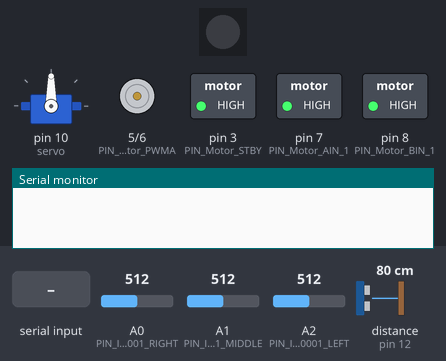
The sketch below on a simulated Arduino Uno, built with avr-gcc and run on an emulated ATmega328P. Shown: servo, 1 RGB LEDs in strip order, left to right, motor-driver pin pairs drawn as motors (green arrow = first pin HIGH = forward, orange = second pin HIGH = backward, longer = more drive, stopped while the standby pin is LOW), switched loads named in the sketch (green lamp = pin HIGH), the last lines printed to the serial monitor. The inputs (shaded band) are chosen by the test bench; at power-on: distance to the obstacle (sensor on pin 12) 80 cm, A0 (PIN_ITR20001_RIGHT) = 512, A1 (PIN_ITR20001_MIDDLE) = 512, A2 (PIN_ITR20001_LEFT) = 512. The echo pulse lasts 58.3 µs per cm; dim RGB values are drawn brighter than linear; pins used as bus, display or sensor lines are not drawn.

Above: at 0.9 s.
1.0 s: "c" received over Serial
At 2.2 s:
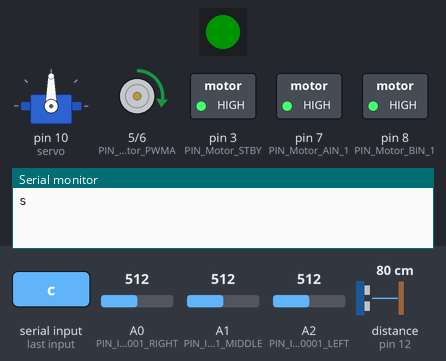
2.5 s: distance to the obstacle (sensor on pin 12) set to 10 cm
4.0 s: distance to the obstacle (sensor on pin 12) set to 7 cm
At 5.1 s:
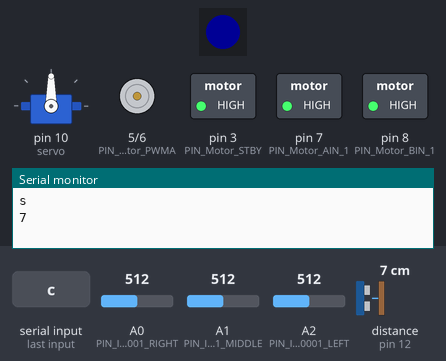
Timing chart, 0 to 7.0 s (numbered marks = the images above; inputs shaded):
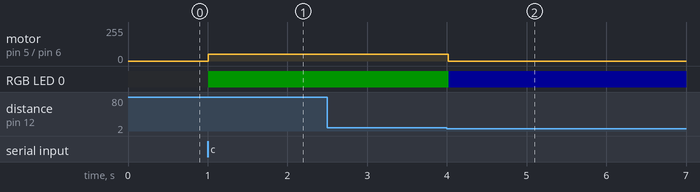

Measured:
- the behaviour switches between 9 and 8 cm on distance to the obstacle (sensor on pin 12) (found by bisection; images 1 and 2)
- after the input at 1.0 s, motor on pin 5 (PIN_Motor_PWMA) / pin 6 (PIN_Motor_PWMB): stopped → forward 50/255 at once; RGB LED 0: off → RGB(0, 20, 0) at once
- after the input at 2.5 s, every drawn part: stays the same
- after the input at 4.0 s, motor on pin 5 (PIN_Motor_PWMA) / pin 6 (PIN_Motor_PWMB): forward 50/255 → stopped at once; RGB LED 0: RGB(0, 20, 0) → RGB(0, 0, 20) at once

The sketch:

sigue_lineas_arduinoUNO.ino
```cpp
#include <Servo.h>
#include "FastLED.h"
#include <Thread.h>
#include <ThreadController.h>

#define TRIG_PIN 13
#define ECHO_PIN 12

#define PIN_RBGLED 4
#define NUM_LEDS 1
CRGB leds[NUM_LEDS];

// Define motor control pins
#define PIN_Motor_AIN_1 7
#define PIN_Motor_PWMA 5
#define PIN_Motor_BIN_1 8
#define PIN_Motor_PWMB 6

// Define infrared sensor pins
#define PIN_ITR20001_LEFT A2
#define PIN_ITR20001_MIDDLE A1
#define PIN_ITR20001_RIGHT A0

// Enable/Disable motor control.
// HIGH: motor control enabled
// LOW: motor control disabled
#define PIN_Motor_STBY 3

// PID constants
#define KP 30  // Proportional gain
#define KD 15  // Derivative gain 0.2


// Servo for controlling the robot
Servo servo;

int leftMotorSpeed = 0;
int rightMotorSpeed = 0;

int prevError = 0;
bool last_turn = true; // true -- right; false -- left

float distance = 100; // save distances measured by ultrasound sensor

ThreadController controller = ThreadController();
Thread distance_thread = Thread();

char previous_char = '\0';
bool linelost = false;

void check_distance() {
  digitalWrite(TRIG_PIN, LOW);
  delayMicroseconds(2);
  digitalWrite(TRIG_PIN, HIGH);
  delayMicroseconds(10);
  digitalWrite(TRIG_PIN, LOW);

  distance = pulseIn(ECHO_PIN, HIGH) / 59.0;
}

// Calculate color for RGB LED
uint32_t Color(uint8_t r, uint8_t g, uint8_t b)
{
  return (((uint32_t)r << 16) | ((uint32_t)g << 8) | b);
}

void send_char(char x){
  if (x != previous_char){
    Serial.println(x);
    previous_char = x;
  }
}

void setup() {
  Serial.begin(9600);

  FastLED.addLeds<NEOPIXEL, PIN_RBGLED>(leds, NUM_LEDS);
  FastLED.setBrightness(20);

  distance_thread.onRun(check_distance);
  distance_thread.setInterval(100);

  controller.add(&distance_thread);

  // Initialize ultrasound pins
  pinMode(TRIG_PIN, OUTPUT);
  pinMode(ECHO_PIN, INPUT);

  // Initialize motor control pins
  pinMode(PIN_Motor_AIN_1, OUTPUT);
  pinMode(PIN_Motor_PWMA, OUTPUT);
  pinMode(PIN_Motor_BIN_1, OUTPUT);
  pinMode(PIN_Motor_PWMB, OUTPUT);

  // Initialize infrared sensor pins
  pinMode(PIN_ITR20001_LEFT, INPUT);
  pinMode(PIN_ITR20001_MIDDLE, INPUT);
  pinMode(PIN_ITR20001_RIGHT, INPUT);

  // Initialize servo
  servo.attach(10);

  // Set motor control pins as outputs
  pinMode(PIN_Motor_STBY, OUTPUT);

  // Enable motor control
  digitalWrite(PIN_Motor_STBY, HIGH);
  digitalWrite(PIN_Motor_AIN_1, HIGH);
  digitalWrite(PIN_Motor_BIN_1, HIGH);

  // Until 'c' is not received, it waits for the message
  while(1) {

    if (Serial.available()) {
      char c = Serial.read();

      // when received, start 'loop' function
      if (c == 'c')  {

        // send 's' to ESP ('starting circuit')
        send_char('s');
        break;
      }
    }
  }
}

void loop() {
  controller.run();

  // if an object is detected, stop motors and show blue LED
  if (distance <=8) {
    FastLED.showColor(Color(0,0,255));
    analogWrite(PIN_Motor_PWMA, 0);
    analogWrite(PIN_Motor_PWMB, 0);
    int round_dis = (distance >= 0.0) ? static_cast<int>(distance + 0.5) : static_cast<int>(distance - 0.5);
    Serial.println(round_dis);
    while(1){
    };
  }
  // Read sensor values
  int leftSensor = analogRead(PIN_ITR20001_LEFT);
  int middleSensor = analogRead(PIN_ITR20001_MIDDLE);
  int rightSensor = analogRead(PIN_ITR20001_RIGHT);

  // if there is no line
  if (middleSensor < 500 && leftSensor < 500 && rightSensor < 500) {
    if (!last_turn) {
      analogWrite(PIN_Motor_PWMA, 200);
      analogWrite(PIN_Motor_PWMB, 30);
    } else {
      analogWrite(PIN_Motor_PWMB, 200);
      analogWrite(PIN_Motor_PWMA, 30);
    }
    FastLED.showColor(Color(255,0,0));
    // send '(l)ost circuit' to ESP
    send_char('l');
    linelost = true;

  // if only 'middleSensor' reads line
  } else if (middleSensor > 500 && leftSensor < 500 && rightSensor < 500) {
    if (linelost){
      send_char('f');
    }
    linelost = false;
    // set a constant forward speed
    int constantSpeed = 140;

    analogWrite(PIN_Motor_PWMA, constantSpeed);
    analogWrite(PIN_Motor_PWMB, constantSpeed);

    // show a green LED for debugging purposes
    FastLED.showColor(Color(0,255,0));
  } else {
    if (linelost){
      send_char('f');
    }
    linelost = false;
    // calculate actual error and apply a PID
    int error = 10 * (leftSensor * (-1) + rightSensor * 1);
    int derivative = error - prevError; // 'D' controller

    int motorSpeed = KP * error;  // 'P' controller

    // modify turn depending on deviation
    if (error < 0) {
      leftMotorSpeed = - motorSpeed - KD * derivative;
      rightMotorSpeed = 50;
      last_turn = false;
    } else {
      leftMotorSpeed = 50;
      rightMotorSpeed = motorSpeed + KD * derivative;
      last_turn = true;
    }

    analogWrite(PIN_Motor_PWMA, abs(leftMotorSpeed));
    analogWrite(PIN_Motor_PWMB, abs(rightMotorSpeed));

    FastLED.showColor(Color(0,255,0));
    prevError = error;
  }
}
```
